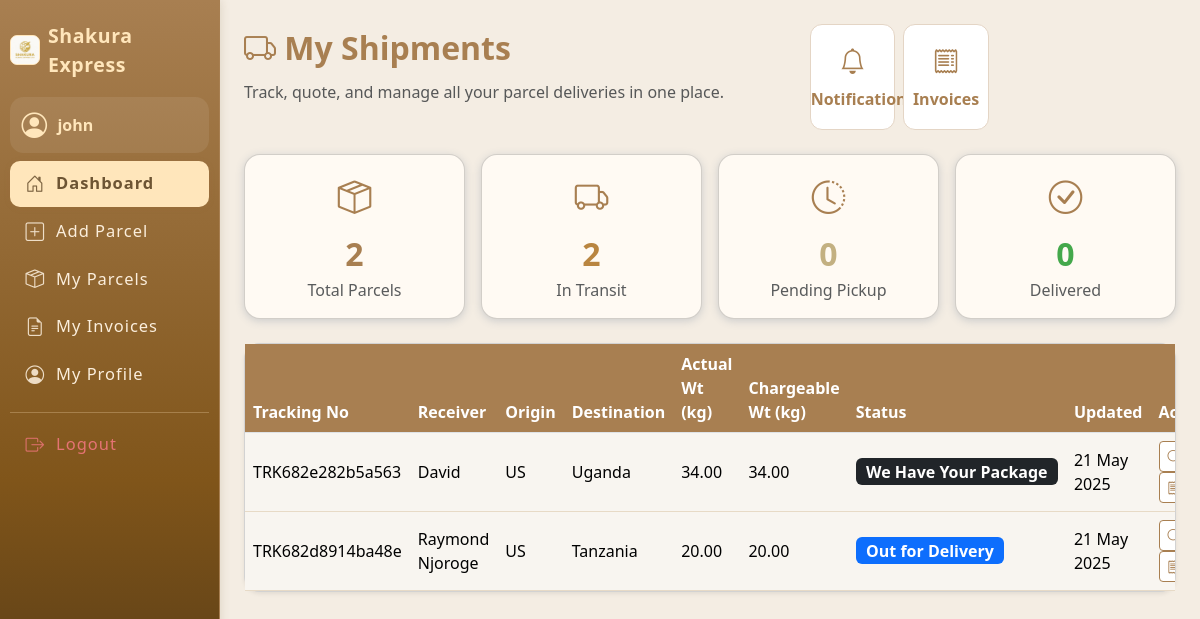
Screenshot of /dashboards/client_dashboard.php (signed in) with the database file from the repository.
### tables this page shows
CREATE TABLE `users` (
  `id` int(11) NOT NULL AUTO_INCREMENT,
  `username` varchar(50) NOT NULL,
  `password` varchar(255) NOT NULL,
  `email` varchar(100) NOT NULL,
  `role` enum('admin','staff','customer') NOT NULL,
  `full_name` varchar(100) NOT NULL,
  `phone` varchar(20) DEFAULT NULL,
  `created_at` datetime DEFAULT current_timestamp(),
  `address_line1` varchar(255) DEFAULT NULL,
  `address_line2` varchar(255) DEFAULT NULL,
  `city` varchar(100) DEFAULT NULL,
  `country` varchar(100) DEFAULT NULL,
  `zip_code` varchar(20) DEFAULT NULL,
  PRIMARY KEY (`id`),
  UNIQUE KEY `username` (`username`)
);

CREATE TABLE `parcels` (
  `id` int(11) NOT NULL AUTO_INCREMENT,
  `tracking_number` varchar(30) NOT NULL,
  `sender_id` int(11) DEFAULT NULL,
  `receiver_name` varchar(100) DEFAULT NULL,
  `receiver_phone` varchar(20) DEFAULT NULL,
  `dispatch_origin` enum('US','UK','China','Dubai','Netherlands') NOT NULL,
  `delivery_country` enum('Kenya','Uganda','Tanzania') NOT NULL,
  `actual_weight` float NOT NULL,
  `length_cm` float NOT NULL,
  `width_cm` float NOT NULL,
  `height_cm` float NOT NULL,
  `volumetric_weight` float NOT NULL,
  `chargeable_weight` float NOT NULL,
  `fragile` enum('Yes','No') DEFAULT 'No',
  `price_per_kg` float NOT NULL,
  `price` decimal(10,2) NOT NULL,
  `assigned_staff` int(11) DEFAULT NULL,
  `status` enum('Label Created','We Have Your Package','On the Way','Out for Delivery','Delivered') NOT NULL DEFAULT 'Label Created',
  `created_at` datetime DEFAULT current_timestamp(),
  `delivered_at` datetime DEFAULT NULL,
  PRIMARY KEY (`id`),
  UNIQUE KEY `tracking_number` (`tracking_number`),
  KEY `sender_id` (`sender_id`),
  KEY `assigned_staff` (`assigned_staff`),
  CONSTRAINT `parcels_ibfk_1` FOREIGN KEY (`sender_id`) REFERENCES `users` (`id`) ON DELETE SET NULL,
  CONSTRAINT `parcels_ibfk_2` FOREIGN KEY (`assigned_staff`) REFERENCES `users` (`id`) ON DELETE SET NULL
);

### dashboards/client_dashboard.php (the view, shortened to what this page needs)
<?php
include '../includes/db.php';
$user_id = $_SESSION['user_id'];
$parcels = $conn->query("SELECT * FROM parcels WHERE sender_id='$user_id' ORDER BY created_at DESC");
$total = $conn->query("SELECT COUNT(*) as c FROM parcels WHERE sender_id='$user_id'")->fetch_assoc()['c'];
$delivered = $conn->query("SELECT COUNT(*) as c FROM parcels WHERE sender_id='$user_id' AND status='Delivered'")->fetch_assoc()['c'];
$in_transit = $conn->query("SELECT COUNT(*) as c FROM parcels WHERE sender_id='$user_id' AND status NOT IN('Delivered','Label Created')")->fetch_assoc()['c'];
$pending = $conn->query("SELECT COUNT(*) as c FROM parcels WHERE sender_id='$user_id' AND status='Label Created'")->fetch_assoc()['c'];
?>
<!DOCTYPE html>
<html lang="en">
<head>
    <link rel="stylesheet" href="/assets/css/style.css">
    <link rel="stylesheet" href="https://cdn.jsdelivr.net/npm/bootstrap@5.3.3/dist/css/bootstrap.min.css">
    <link rel="stylesheet" href="https://cdn.jsdelivr.net/npm/bootstrap-icons@1.11.1/font/bootstrap-icons.css">
</head>
<body>
<div class="d-flex">
    <?php include '../includes/sidebar.php'; ?>
    <div class="container-fluid p-4">
        <div class="row mb-4">
            <div class="col-12 col-md-7">
                <div class="dashboard-title mb-2"><i class="bi bi-truck"></i> My Shipments</div>
                <p class="mb-0 text-muted">Track, quote, and manage all your parcel deliveries in one place.</p>
            </div>
            <div class="col-12 col-md-5 d-flex justify-content-md-end align-items-end mt-2 mt-md-0">
                <div class="row w-100 gx-2">
                    <div class="col-6 col-md-3">
                        <a href="../parcels/view_parcel.php" class="quick-link"><i class="bi bi-bell"></i>Notifications</a>
                    </div>
                    <div class="col-6 col-md-3">
                        <a href="../invoices/view_invoice.php" class="quick-link"><i class="bi bi-receipt"></i>Invoices</a>
                    </div>
                </div>
            </div>
        </div>
        <div class="row mb-4 g-3">
            <div class="col-sm-6 col-lg-3">
                <div class="card card-stats text-center p-3">
                    <div class="stats-icon mb-2"><i class="bi bi-box-seam"></i></div>
                    <div style="font-size:2em; font-weight:700; color:#a87f51;"><?= $total ?></div>
                    <div class="text-muted">Total Parcels</div>
                </div>
            </div>
            <div class="col-sm-6 col-lg-3">
                <div class="card card-stats text-center p-3">
                    <div class="stats-icon mb-2"><i class="bi bi-truck"></i></div>
                    <div style="font-size:2em; font-weight:700; color:#b98540;"><?= $in_transit ?></div>
                    <div class="text-muted">In Transit</div>
                </div>
            </div>
            <div class="col-sm-6 col-lg-3">
                <div class="card card-stats text-center p-3">
                    <div class="stats-icon mb-2"><i class="bi bi-clock-history"></i></div>
                    <div style="font-size:2em; font-weight:700; color:#c3b081;"><?= $pending ?></div>
                    <div class="text-muted">Pending Pickup</div>
                </div>
            </div>
            <div class="col-sm-6 col-lg-3">
                <div class="card card-stats text-center p-3">
                    <div class="stats-icon mb-2"><i class="bi bi-check-circle"></i></div>
                    <div style="font-size:2em; font-weight:700; color:#44a84b;"><?= $delivered ?></div>
                    <div class="text-muted">Delivered</div>
                </div>
            </div>
        </div>
        <div class="card mt-3 mb-5 shadow-sm">
            <div class="card-body p-0">
            <div class="table-responsive">
                <table class="table table-brown mb-0 align-middle">
                        <thead>
                            <tr>
                                <th>Tracking No</th>
                                <th>Receiver</th>
                                <th>Origin</th>
                                <th>Destination</th>
                                <th>Actual Wt (kg)</th>
                                <th>Chargeable Wt (kg)</th>
                                <th>Status</th>
                                <th>Updated</th>
                                <th>Actions</th>
                            </tr>
                        </thead>
                        <tbody>
                            <?php while($p = $parcels->fetch_assoc()): ?>
                            <tr>
                                <td><?= htmlspecialchars($p['tracking_number']) ?></td>
                                <td><?= htmlspecialchars($p['receiver_name']) ?></td>
                                <td><?= htmlspecialchars($p['dispatch_origin']) ?></td>
                                <td><?= htmlspecialchars($p['delivery_country']) ?></td>
                                <td><?= htmlspecialchars(number_format($p['actual_weight'],2)) ?></td>
                                <td><?= htmlspecialchars(number_format($p['chargeable_weight'],2)) ?></td>
                                <td>
                                    <?php
                                    $badge = 'secondary';
                                    $status = $p['status'];
                                    if($status == 'Delivered') $badge = 'success';
                                    elseif($status == 'Label Created') $badge = 'warning';
                                    elseif($status == 'On the Way') $badge = 'info';
                                    elseif($status == 'Out for Delivery') $badge = 'primary';
                                    elseif($status == 'We Have Your Package') $badge = 'dark';
                                    ?>
                                    <span class="badge bg-<?= $badge ?> badge-status"><?= htmlspecialchars($status) ?></span>
                                </td>
                                <td><?= date('d M Y', strtotime($p['delivered_at'] ?? $p['created_at'])) ?></td>
                                <td>
                                    <a href="../tracking/track.php?track=<?= urlencode($p['tracking_number']) ?>" class="btn btn-sm btn-outline-brown" title="Track">
                                        <i class="bi bi-search"></i>
                                    </a>
                                    <a href="../invoices/generate_invoice.php?parcel_id=<?= $p['id'] ?>" class="btn btn-sm btn-outline-brown" title="Invoice" target="_blank">
                                        <i class="bi bi-receipt"></i>
                                    </a>
                                </td>
                            </tr>
                            <?php endwhile; ?>
                        </tbody>
                    </table>
                </div>
            </div>
        </div>
    </div>
</div>
</body>
</html>

### includes/sidebar.php (shortened to what this page needs)
<?php
$role = $_SESSION['role'];
$user_id = $_SESSION['user_id'] ?? null;
require_once '../includes/db.php';
$user_name = '';
if ($user_id) {
    $user_res = $conn->query("SELECT username FROM users WHERE id=$user_id");
    if ($user_res && $user_res->num_rows) {
        $u = $user_res->fetch_assoc();
        $user_name = htmlspecialchars($u['username']);
    }
}
?>
<head>
    <link rel="stylesheet" href="https://cdn.jsdelivr.net/npm/bootstrap-icons@1.11.3/font/bootstrap-icons.min.css">
    <link rel="stylesheet" href="../assets/css/style.css">
</head>
<nav class="sidebar">
    <div class="sidebar-brand">
        <img src="../assets/images/logo.jpeg" width="30" alt="Logo" style="border-radius:7px; background:#fff6eb; border:1.3px solid #ffe6bb;">
        <span>Shakura Express</span>
    </div>
    <div class="user-mini-profile mb-2">
        <i class="bi bi-person-circle"></i>
        <div class="user-details">
            <span><?= $user_name ?: ucfirst($role) ?></span>
        </div>
    </div>
    <ul class="nav flex-column">
        <?php if($role=='admin'): ?>
            <li><a href="../dashboards/admin_dashboard.php" class="nav-link<?=strpos($_SERVER['PHP_SELF'],'admin_dashboard.php')!==false?' active':''?>"><i class="bi bi-house-door"></i> Dashboard</a></li>
            <li><a href="../users/profile.php" class="nav-link<?=strpos($_SERVER['PHP_SELF'],'profile.php')!==false?' active':''?>"><i class="bi bi-person-circle"></i> My Profile</a></li>
            <hr>
            <li><a href="../parcels/add_parcel.php" class="nav-link<?=strpos($_SERVER['PHP_SELF'],'add_parcel.php')!==false?' active':''?>"><i class="bi bi-plus-square"></i> Add Parcel</a></li>
            <li><a href="../parcels/view_parcel.php" class="nav-link<?=strpos($_SERVER['PHP_SELF'],'view_parcel.php')!==false?' active':''?>"><i class="bi bi-box-seam"></i> View Parcels</a></li>
            <li><a href="../pricing/set_pricing.php" class="nav-link<?=strpos($_SERVER['PHP_SELF'],'set_pricing.php')!==false?' active':''?>"><i class="bi bi-cash-coin"></i> Set Pricing</a></li>
            <li><a href="../invoices/view_invoice.php" class="nav-link<?=strpos($_SERVER['PHP_SELF'],'view_invoice.php')!==false?' active':''?>"><i class="bi bi-file-earmark-text"></i> All Invoices</a></li>
            <hr>
            <li><a href="../rfid/logs.php" class="nav-link<?=strpos($_SERVER['PHP_SELF'],'logs.php')!==false?' active':''?>"><i class="bi bi-broadcast"></i> RFID Logs</a></li>
            <li><a href="../users/manage.php" class="nav-link<?=strpos($_SERVER['PHP_SELF'],'manage.php')!==false?' active':''?>"><i class="bi bi-people"></i> Manage Users</a></li>
        <?php else: ?>
            <li><a href="../dashboards/client_dashboard.php" class="nav-link<?=strpos($_SERVER['PHP_SELF'],'client_dashboard.php')!==false?' active':''?>"><i class="bi bi-house-door"></i> Dashboard</a></li>
            <li><a href="../parcels/add_parcel.php" class="nav-link<?=strpos($_SERVER['PHP_SELF'],'add_parcel.php')!==false?' active':''?>"><i class="bi bi-plus-square"></i> Add Parcel</a></li>
            <li><a href="../parcels/view_parcel.php" class="nav-link<?=strpos($_SERVER['PHP_SELF'],'view_parcel.php')!==false?' active':''?>"><i class="bi bi-box-seam"></i> My Parcels</a></li>
            <li><a href="../invoices/view_invoice.php" class="nav-link<?=strpos($_SERVER['PHP_SELF'],'view_invoice.php')!==false?' active':''?>"><i class="bi bi-file-earmark-text"></i> My Invoices</a></li>
            <li><a href="../users/profile.php" class="nav-link<?=strpos($_SERVER['PHP_SELF'],'profile.php')!==false?' active':''?>"><i class="bi bi-person-circle"></i> My Profile</a></li>
        <?php endif; ?>
        <hr>
        <li><a href="../auth/logout.php" class="nav-link text-danger"><i class="bi bi-box-arrow-right"></i> Logout</a></li>
    </ul>
</nav>

### assets/css/style.css (style rules this page uses)
body { background-color: #f4ede3; }
.sidebar { min-width: 220px; }
.sidebar .nav-link.active, .sidebar .nav-link:hover { background: #a87f51; }
.card { border-radius: 16px; box-shadow: 0 2px 8px #ccc; }
.table-brown th { background: #a87f51; color: white; }
.table-brown td { background: #f8f5f0; }
.sidebar { position: fixed; top: 0; left: 0; height: 100vh; width: 220px; background: linear-gradient(180deg, #a87f51 0%, #80551a 60%, #4b3415 100%); color: #fff; padding: 1.3rem 0.6rem 1rem 0.6rem; z-index: 1000; border-right: 1px solid #a87f51; box-shadow: 1px 0 9px rgba(108,78,42,0.15); display: flex; flex-direction: column; font-size: 1.01rem; min-height: 0; max-height: 100vh; overflow-y: auto; }
.sidebar-brand { font-size: 1.22rem; font-weight: 700; letter-spacing: .6px; margin-bottom: 1.1rem; color: #ffe6bb; display: flex; align-items:center; gap: 0.52rem; }
.sidebar .user-mini-profile { background: rgba(255,255,255,0.08); border-radius: .85rem; padding: .6rem .75rem .5rem .75rem; margin-bottom: 1.28rem; font-size: .96rem; display: flex; align-items: center; gap: 0.64rem; }
.sidebar .user-mini-profile .bi-person-circle { font-size: 1.6rem; color: #ffe6bb; }
.sidebar .user-mini-profile .user-details span { display: block; color: #ffe6bb; font-weight: 600; margin-bottom: 0; font-size: 1.04em; }
.sidebar .nav { flex: 1 1 auto; margin-bottom: 1.2rem; }
.sidebar .nav-link { color: #fbeedc; margin-bottom: .11rem; padding: .56rem 1rem; font-size: 1.03rem; border-radius: .62rem; display: flex; align-items: center; gap: .68rem; transition: background .14s, color .13s; font-weight: 500; letter-spacing: .06em; }
.sidebar .nav-link.active, .sidebar .nav-link:hover, .sidebar .nav-link:focus { color: #6d5433 !important; background: #ffe6bb !important; font-weight: 600; box-shadow: 0 1px 7px rgba(168,127,81,0.09); }
.sidebar .nav-link .bi { font-size: 1.13em; opacity: 0.88; }
.sidebar .nav-link.text-danger { color: #e57373 !important; }
.sidebar hr { border-color: #ffe6bb; opacity: 0.27; margin: 13px 0 9px 0; }
body { margin-left: 220px !important; }

### dashboards/client_dashboard.php (style rules this page uses)
body { background: #f5eee6; }
.dashboard-title { color: #a87f51; font-size: 2rem; font-weight: 700; }
.card-stats { background: #fffaf3; border-radius: 16px; box-shadow: 0 3px 15px rgba(80,45,5,0.07); }
.stats-icon { font-size: 2.1em; color: #a87f51; }
.table-brown thead { background: #a87f51; color: #fff; }
.table-brown tbody tr { border-bottom: 1.5px solid #e7dac6; }
.badge-status { font-size: 1em; }
.quick-link { background: #fff; border-radius: 12px; border: 1.5px solid #e4d5c5; padding: 18px 0; text-align: center; font-weight: 600; color: #a87f51; text-decoration: none; display: block; transition: all 0.14s; }
.quick-link i { font-size: 1.6em; display: block; margin-bottom: 6px; }
.btn-outline-brown { color: #a87f51; border: 1px solid #a87f51; background: #fff; }

### rows the page displays
users: username "john"
parcels: tracking_number "TRK682e282b5a563", receiver_name "David", dispatch_origin "US", delivery_country "Uganda", actual_weight "34.00", chargeable_weight "34.00", status "We Have Your Package", delivered_at+created_at "21 May 2025"
parcels: tracking_number "TRK682d8914ba48e", receiver_name "Raymond Njoroge", dispatch_origin "US", delivery_country "Tanzania", actual_weight "20.00", chargeable_weight "20.00", status "Out for Delivery", delivered_at+created_at "21 May 2025"

### other values shown
$total "2"
$in_transit "2"
$pending "0"
$delivered "0"
